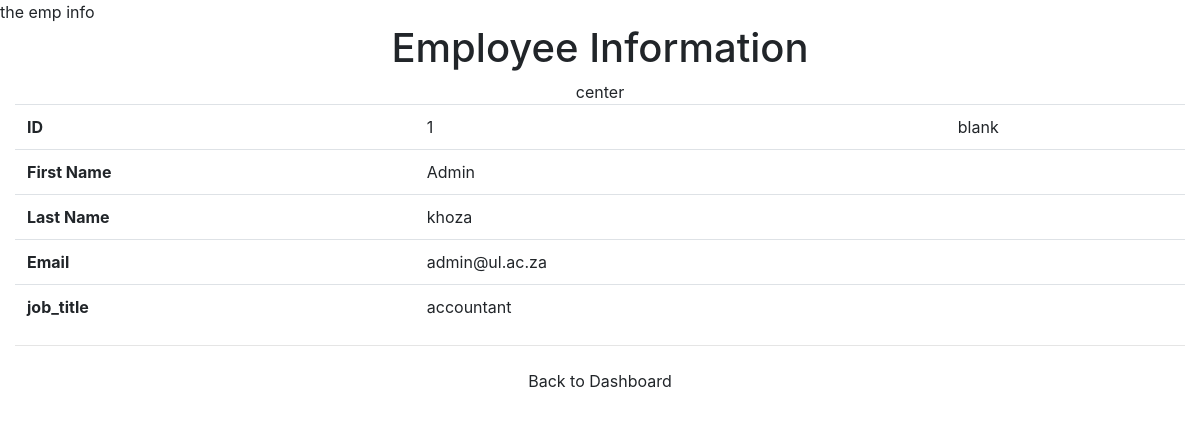
The page /hr/employee_info.php (signed in) on the database its author committed.
### tables this page shows
CREATE TABLE `employee_info` (
  `emp_id` int(11) NOT NULL,
  `first_name` varchar(100) DEFAULT NULL,
  `last_name` varchar(100) NOT NULL,
  `email` varchar(50) NOT NULL,
  `job_title` varchar(30) NOT NULL,
  `emp_password` varchar(50) DEFAULT NULL,
  `income` decimal(10,0) NOT NULL,
  `leave_days` int(10) NOT NULL,
  `overtime` int(11) NOT NULL
);

### hr/session.php (called while the page is built, shortened)
<?php
   $user_check = $_SESSION['login_user'];
?>

### hr/employee_info.php (the view, shortened to what this page needs)
<!DOCTYPE html>
<html lang="en">
<head>
<link rel="stylesheet" href="https://stackpath.bootstrapcdn.com/bootstrap/4.3.1/css/bootstrap.min.css">
</head>
</head>
<body>
<div class="container-fluid cent mx-auto">
<h1>  <div class='d-flex justify-content-center'> Employee Information </div></h1>
<div class="d-flex justify-content-center">center</div>
  <?php
include 'session.php';
$ses_sql = mysqli_query($db,"select emp_id, first_name, last_name, email, job_title, income,leave_days,
overtime from employee_info where first_name = '$user_check' ");
   $row2 = mysqli_fetch_array($ses_sql,MYSQLI_ASSOC);
     $id = $row2["emp_id"];
     $name = $row2["first_name"];
    $surname= $row2["last_name"];
    $email = $row2["email"];
    $dep = $row2["job_title"];
  ?>
<table class="table">
    <tbody>
        <tr>
          <th>ID</th>
            <td> <?php echo $id ?> </td>
          	<td>blank</td>
        </tr>
        <tr>
          <th>First Name</th>
            <td> <?php echo $name ?> </td>
            <td></td>
        </tr>
        <tr>
          <th>Last Name</th>
            <td><?php echo $surname; ?></td>
            <td></td>
        </tr>
      <tr>
          <th>Email</th>
          	<td><?php echo $email; ?></td>
            <td><a href="#"></a></td>
        </tr>
        <tr>
          <th>job_title</th>
          	<td><?php echo $dep; ?></td>
            <td></td>
        </tr>
    </tbody>
</table>
<hr />
<a href="welcome_emp.php" class="btn btn-block">
    Back to Dashboard
</a>
</div>
</body>
</html>
</body>
</html>

### rows shown on the page
employee_info: emp_id "1", first_name "Admin", last_name "khoza", email "admin@ul.ac.za", job_title "accountant"
